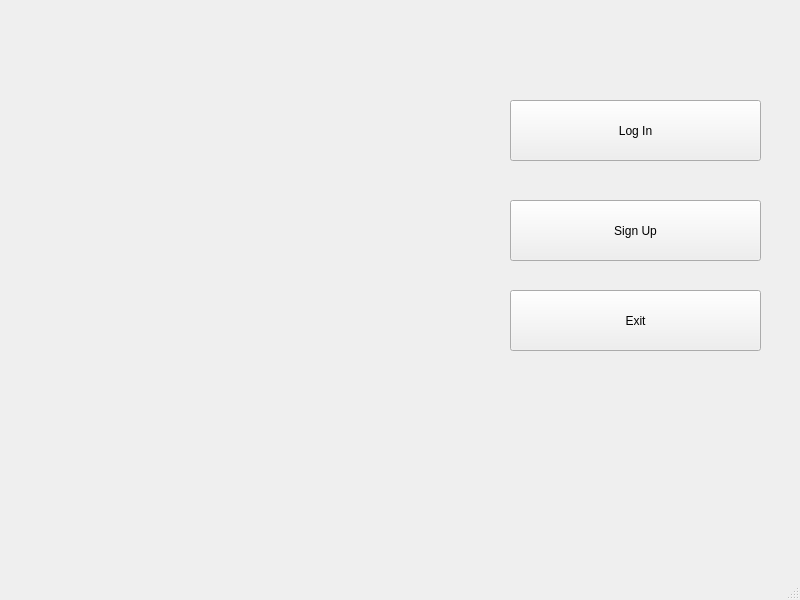
<?xml version="1.0" encoding="UTF-8"?>
<ui version="4.0">
 <class>MainWindow</class>
 <widget class="QMainWindow" name="MainWindow">
  <property name="geometry">
   <rect>
    <x>0</x>
    <y>0</y>
    <width>800</width>
    <height>600</height>
   </rect>
  </property>
  <property name="windowTitle">
   <string>MainWindow</string>
  </property>
  <property name="styleSheet">
   <string notr="true">background-image: url(:/photo_2024-07-05_19-03-14.jpg);</string>
  </property>
  <widget class="QWidget" name="centralwidget">
   <widget class="QPushButton" name="pushButton_login">
    <property name="geometry">
     <rect>
      <x>510</x>
      <y>100</y>
      <width>251</width>
      <height>61</height>
     </rect>
    </property>
    <property name="styleSheet">
     <string notr="true">font: 24pt &quot;Snap ITC&quot;;

</string>
    </property>
    <property name="text">
     <string>Log In</string>
    </property>
   </widget>
   <widget class="QPushButton" name="pushButton_signup">
    <property name="geometry">
     <rect>
      <x>510</x>
      <y>200</y>
      <width>251</width>
      <height>61</height>
     </rect>
    </property>
    <property name="styleSheet">
     <string notr="true">font: 24pt &quot;Snap ITC&quot;;
</string>
    </property>
    <property name="text">
     <string>Sign Up</string>
    </property>
   </widget>
   <widget class="QPushButton" name="pushButton_exit">
    <property name="geometry">
     <rect>
      <x>510</x>
      <y>290</y>
      <width>251</width>
      <height>61</height>
     </rect>
    </property>
    <property name="styleSheet">
     <string notr="true">font: 24pt &quot;Snap ITC&quot;;

</string>
    </property>
    <property name="text">
     <string>Exit</string>
    </property>
   </widget>
  </widget>
  <widget class="QMenuBar" name="menubar">
   <property name="geometry">
    <rect>
     <x>0</x>
     <y>0</y>
     <width>800</width>
     <height>21</height>
    </rect>
   </property>
  </widget>
  <widget class="QStatusBar" name="statusbar"/>
 </widget>
 <resources/>
 <connections/>
</ui>
